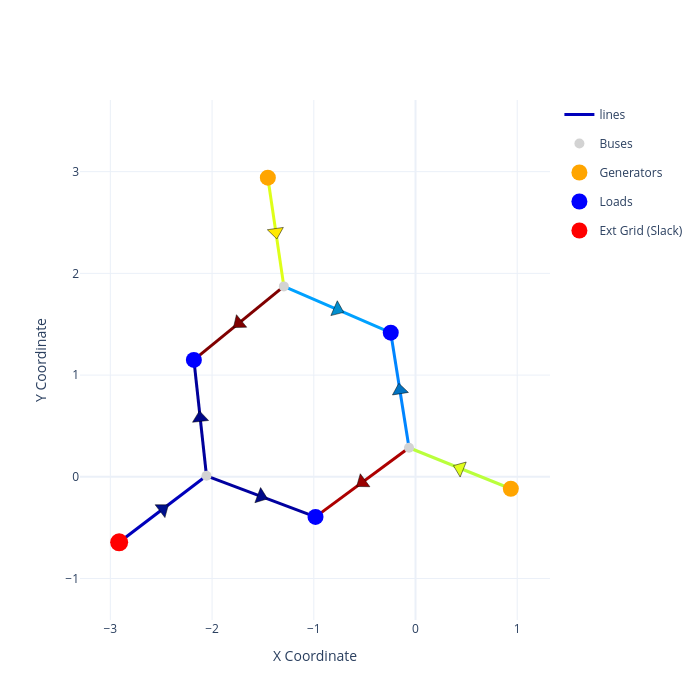

The code cell stored with this chart in its notebook:
### Code cell
results = []

hour = 8

dc_B_load_ratio = 0.5
demand_ratio = demand_timeline[hour]
solar_ratio = solar_timeline[hour]
wind_ratio = wind_timeline[hour]

total_dc_load = 150

dc_load_B = total_dc_load * dc_B_load_ratio
dc_load_A = (total_dc_load - dc_load_B) / 2
dc_load_C = (total_dc_load - dc_load_B) / 2

dc_loads = [dc_load_A, dc_load_B, dc_load_C]

net, metrics = simulate_workload_shift(
    dc_loads=dc_loads, 
    wind_ratio=wind_ratio, 
    solar_ratio=solar_ratio, 
    demand_ratio=demand_ratio
)
if metrics is not None:
    metrics['DC_Load_A'] = dc_load_A
    metrics['DC_Load_B'] = dc_load_B
    metrics['DC_Load_C'] = dc_load_C
    results.append(metrics)
else:
    print(f"OPF does not converge: A={dc_load_A}MW, B={dc_load_B}MW")
    
plot_net(net)

df_results = pd.DataFrame(results)
df_results

### Figure 1 — Plotly figure (JSON) as saved in the notebook; plotly's stock layout.template omitted (floating-point values rounded to 4 significant figures)
{"data": [{"hoverinfo": "text", "legendgroup": "lines", "line": {"color": "rgb(0.0,0.0,186.5909090909091)", "dash": "solid", "width": 3}, "mode": "lines", "name": "lines", "showlegend": true, "text": "Line 0<br>From: Bus 0  To: Bus 3<br>P_flow: 53.45 MW<br>Max Cap: 1000.0 MW<br>Loading: 5.34 %", "type": "scatter", "x": [-2.913, -2.484, -2.055], "y": [-0.6439, -0.317, 0.009793]}, {"hoverinfo": "text", "legendgroup": "lines", "line": {"color": "rgb(0.0,0.0,154.77272727272728)", "dash": "solid", "width": 3}, "mode": "lines", "name": "lines", "showlegend": false, "text": "Line 1<br>From: Bus 3  To: Bus 4<br>P_flow: 24.68 MW<br>Max Cap: 1000.0 MW<br>Loading: 2.47 %", "type": "scatter", "x": [-2.055, -2.117, -2.179], "y": [0.009793, 0.5794, 1.149]}, {"hoverinfo": "text", "legendgroup": "lines", "line": {"color": "rgb(127.5,0.0,0.0)", "dash": "solid", "width": 3}, "mode": "lines", "name": "lines", "showlegend": false, "text": "Line 2<br>From: Bus 4  To: Bus 5<br>P_flow: 100.0 MW<br>Max Cap: 100.0 MW<br>Loading: 100.0 %", "type": "scatter", "x": [-2.179, -1.737, -1.294], "y": [1.149, 1.51, 1.872]}, {"hoverinfo": "text", "legendgroup": "lines", "line": {"color": "rgb(221.77419354838705,255.0,24.999999999999996)", "dash": "solid", "width": 3}, "mode": "lines", "name": "lines", "showlegend": false, "text": "Line 3<br>From: Bus 2  To: Bus 5<br>P_flow: 185.18 MW<br>Max Cap: 300.0 MW<br>Loading: 61.73 %", "type": "scatter", "x": [-1.452, -1.373, -1.294], "y": [2.941, 2.406, 1.872]}, {"hoverinfo": "text", "legendgroup": "lines", "line": {"color": "rgb(0.0,160.5,255.0)", "dash": "solid", "width": 3}, "mode": "lines", "name": "lines", "showlegend": false, "text": "Line 4<br>From: Bus 5  To: Bus 6<br>P_flow: 85.18 MW<br>Max Cap: 300.0 MW<br>Loading: 28.39 %", "type": "scatter", "x": [-1.294, -0.7689, -0.2435], "y": [1.872, 1.644, 1.417]}, {"hoverinfo": "text", "legendgroup": "lines", "line": {"color": "rgb(0.0,132.5,255.0)", "dash": "solid", "width": 3}, "mode": "lines", "name": "lines", "showlegend": false, "text": "Line 5<br>From: Bus 6  To: Bus 7<br>P_flow: 76.99 MW<br>Max Cap: 300.0 MW<br>Loading: 25.66 %", "type": "scatter", "x": [-0.2435, -0.1537, -0.0639], "y": [1.417, 0.8512, 0.2858]}, {"hoverinfo": "text", "legendgroup": "lines", "line": {"color": "rgb(186.29032258064515,255.0,60.483870967741936)", "dash": "solid", "width": 3}, "mode": "lines", "name": "lines", "showlegend": false, "text": "Line 6<br>From: Bus 7  To: Bus 1<br>P_flow: 172.9 MW<br>Max Cap: 300.0 MW<br>Loading: 57.63 %", "type": "scatter", "x": [-0.0639, 0.4365, 0.937], "y": [0.2858, 0.08423, -0.1174]}, {"hoverinfo": "text", "legendgroup": "lines", "line": {"color": "rgb(172.95454545454547,0.0,0.0)", "dash": "solid", "width": 3}, "mode": "lines", "name": "lines", "showlegend": false, "text": "Line 7<br>From: Bus 7  To: Bus 8<br>P_flow: 95.91 MW<br>Max Cap: 100.0 MW<br>Loading: 95.91 %", "type": "scatter", "x": [-0.0639, -0.5235, -0.983], "y": [0.2858, -0.05414, -0.3941]}, {"hoverinfo": "text", "legendgroup": "lines", "line": {"color": "rgb(0.0,0.0,159.3181818181818)", "dash": "solid", "width": 3}, "mode": "lines", "name": "lines", "showlegend": false, "text": "Line 8<br>From: Bus 8  To: Bus 3<br>P_flow: 28.77 MW<br>Max Cap: 1000.0 MW<br>Loading: 2.88 %", "type": "scatter", "x": [-0.983, -1.519, -2.055], "y": [-0.3941, -0.1922, 0.009793]}, {"marker": {"cmax": 100, "cmin": 0, "color": "rgb(255,255,255)", "colorbar": {"thickness": 10, "title": {"side": "right"}, "x": 1.1}, "colorscale": [[0, "rgb(0,0,131)"], [0.2, "rgb(0,60,170)"], [0.4, "rgb(5,255,255)"], [0.6, "rgb(255,255,0)"], [0.8, "rgb(250,0,0)"], [1, "rgb(128,0,0)"]], "opacity": 0, "showscale": false, "size": 0}, "mode": "markers", "showlegend": false, "type": "scatter", "x": [-2.913], "y": [-0.6439]}, {"hoverinfo": "text", "legendgroup": "lines", "marker": {"color": "rgb(128, 128, 128)", "size": 1, "symbol": "circle"}, "mode": "markers", "name": "edge_center", "showlegend": false, "text": ["Line 0<br>From: Bus 0  To: Bus 3<br>P_flow: 53.45 MW<br>Max Cap: 1000.0 MW<br>Loading: 5.34 %", "Line 1<br>From: Bus 3  To: Bus 4<br>P_flow: 24.68 MW<br>Max Cap: 1000.0 MW<br>Loading: 2.47 %", "Line 2<br>From: Bus 4  To: Bus 5<br>P_flow: 100.0 MW<br>Max Cap: 100.0 MW<br>Loading: 100.0 %", "Line 3<br>From: Bus 2  To: Bus 5<br>P_flow: 185.18 MW<br>Max Cap: 300.0 MW<br>Loading: 61.73 %", "Line 4<br>From: Bus 5  To: Bus 6<br>P_flow: 85.18 MW<br>Max Cap: 300.0 MW<br>Loading: 28.39 %", "Line 5<br>From: Bus 6  To: Bus 7<br>P_flow: 76.99 MW<br>Max Cap: 300.0 MW<br>Loading: 25.66 %", "Line 6<br>From: Bus 7  To: Bus 1<br>P_flow: 172.9 MW<br>Max Cap: 300.0 MW<br>Loading: 57.63 %", "Line 7<br>From: Bus 7  To: Bus 8<br>P_flow: 95.91 MW<br>Max Cap: 100.0 MW<br>Loading: 95.91 %", "Line 8<br>From: Bus 8  To: Bus 3<br>P_flow: 28.77 MW<br>Max Cap: 1000.0 MW<br>Loading: 2.88 %"], "type": "scatter", "x": [-2.484], "y": [-0.317]}, {"hoverinfo": "text", "marker": {"color": "rgb(211, 211, 211)", "size": 10, "symbol": "circle"}, "mode": "markers", "name": "Buses", "text": ["Bus 3", "Bus 5", "Bus 7"], "type": "scatter", "x": [-2.055, -1.294, -0.0639], "y": [0.009793, 1.872, 0.2858]}, {"hoverinfo": "text", "marker": {"color": "rgb(255, 165, 0)", "size": 16, "symbol": "circle"}, "mode": "markers", "name": "Generators", "text": ["Gen 0<br>P_out: 172.9 MW<br>Min P: 0.0 MW<br>Max P: 172.9 MW<br>Cost: 0.0 $/MW", "Gen 1<br>P_out: 185.18 MW<br>Min P: 0.0 MW<br>Max P: 211.37 MW<br>Cost: 0.0 $/MW"], "type": "scatter", "x": [0.937, -1.452], "y": [-0.1174, 2.941]}, {"hoverinfo": "text", "marker": {"color": "rgb(0, 0, 255)", "size": 16, "symbol": "circle"}, "mode": "markers", "name": "Loads", "text": ["Load 0<br>Bus: 4<br>P_in: 124.68 MW<br>LMP: 12.5 $/MWh", "Load 1<br>Bus: 6<br>P_in: 162.18 MW<br>LMP: 2.5 $/MWh", "Load 2<br>Bus: 8<br>P_in: 124.68 MW<br>LMP: 7.5 $/MWh"], "type": "scatter", "x": [-2.179, -0.2435, -0.983], "y": [1.149, 1.417, -0.3941]}, {"hoverinfo": "text", "marker": {"color": "rgb(255, 0, 0)", "size": 18, "symbol": "circle"}, "mode": "markers", "name": "Ext Grid (Slack)", "text": ["Ext Grid 0<br>P_out: 53.45 MW<br>Min P: 0 MW<br>Max P: 1000 MW<br>Cost: 10.0 $/MW"], "type": "scatter", "x": [-2.913], "y": [-0.6439]}, {"hoverinfo": "skip", "marker": {"angle": [52.71, -6.211, -129.3, 171.6, 113.4, -9.025, -68.06, -126.5, 110.6], "color": ["rgb(0, 16, 141)", "rgb(0, 7, 136)", "rgb(128, 0, 0)", "rgb(255, 233, 0)", "rgb(2, 142, 206)", "rgb(1, 115, 194)", "rgb(225, 255, 30)", "rgb(153, 0, 0)", "rgb(0, 9, 137)"], "line": {"color": "black", "width": 0.5}, "size": 14, "symbol": "triangle-up"}, "mode": "markers", "showlegend": false, "type": "scatter", "x": [-2.484, -2.117, -1.737, -1.373, -0.7689, -0.1537, 0.4365, -0.5235, -1.519], "y": [-0.317, 0.5794, 1.51, 2.406, 1.644, 0.8512, 0.08423, -0.05414, -0.1922]}], "layout": {"height": 700, "hovermode": "closest", "showlegend": true, "width": 700, "xaxis": {"range": [-3.298, 1.322], "title": {"text": "X Coordinate"}}, "yaxis": {"range": [-1.002, 3.299], "scaleanchor": "x", "scaleratio": 1, "title": {"text": "Y Coordinate"}}}}
